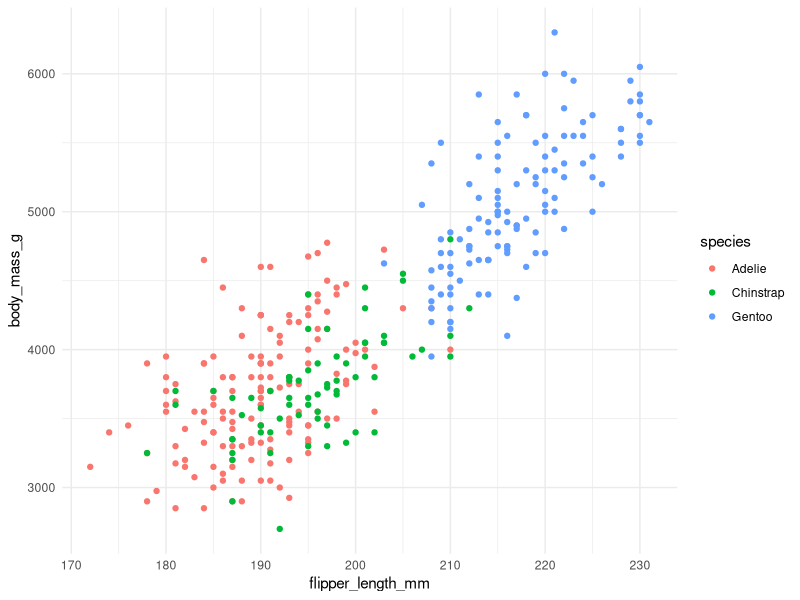
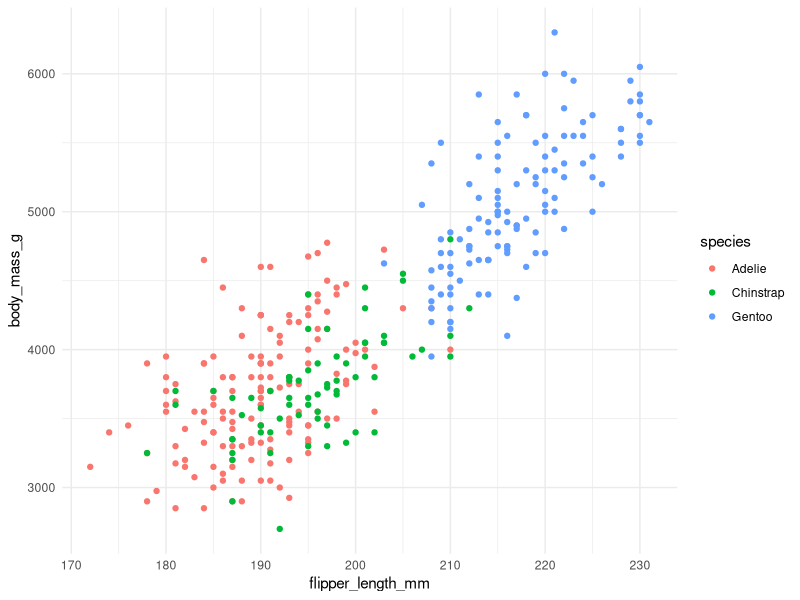

These charts were generated, in order, by the following R code:

            library(ggplot2)
            library(palmerpenguins)
            built_answer <- tryCatch(
                {
                    set.seed(42)
                    ggplot(penguins, aes(x = flipper_length_mm, y = body_mass_g, colour = species)) + geom_point() + theme_minimal()
                    suppressWarnings(
                        if (!file.exists("/sandbox/figures/flipper-length_body-mass_scatter_theme_minimal_answer.png")) {
                            ggsave(
                                width = 3,
                                height = 3,
                                "/sandbox/figures/flipper-length_body-mass_scatter_theme_minimal_answer.png"
                            )
                        }
                    )
                    suppressWarnings(
                        ggplot_build(last_plot())
                    )
                },
                error = function(e) {
                    'ERROR'
                }
            )
            built_submission <- tryCatch(
                {
                    set.seed(42)
                    ggplot(penguins, aes(x = flipper_length_mm, y = body_mass_g, color = species)) +

  geom_point() +

  theme_minimal()
                    suppressWarnings(
                        ggsave(
                            width = 3,
                            height = 3,
                            "figures/flipper-length_body-mass_scatter_theme_minimal_submission_phi4mini.png"
                        )
                    )
                    suppressWarnings(
                        ggplot_build(last_plot())
                    )
                },
                error = function(e) {
                    'ERROR'
                }
            )
            cat(isTRUE(all.equal(built_answer, built_submission)))
        
